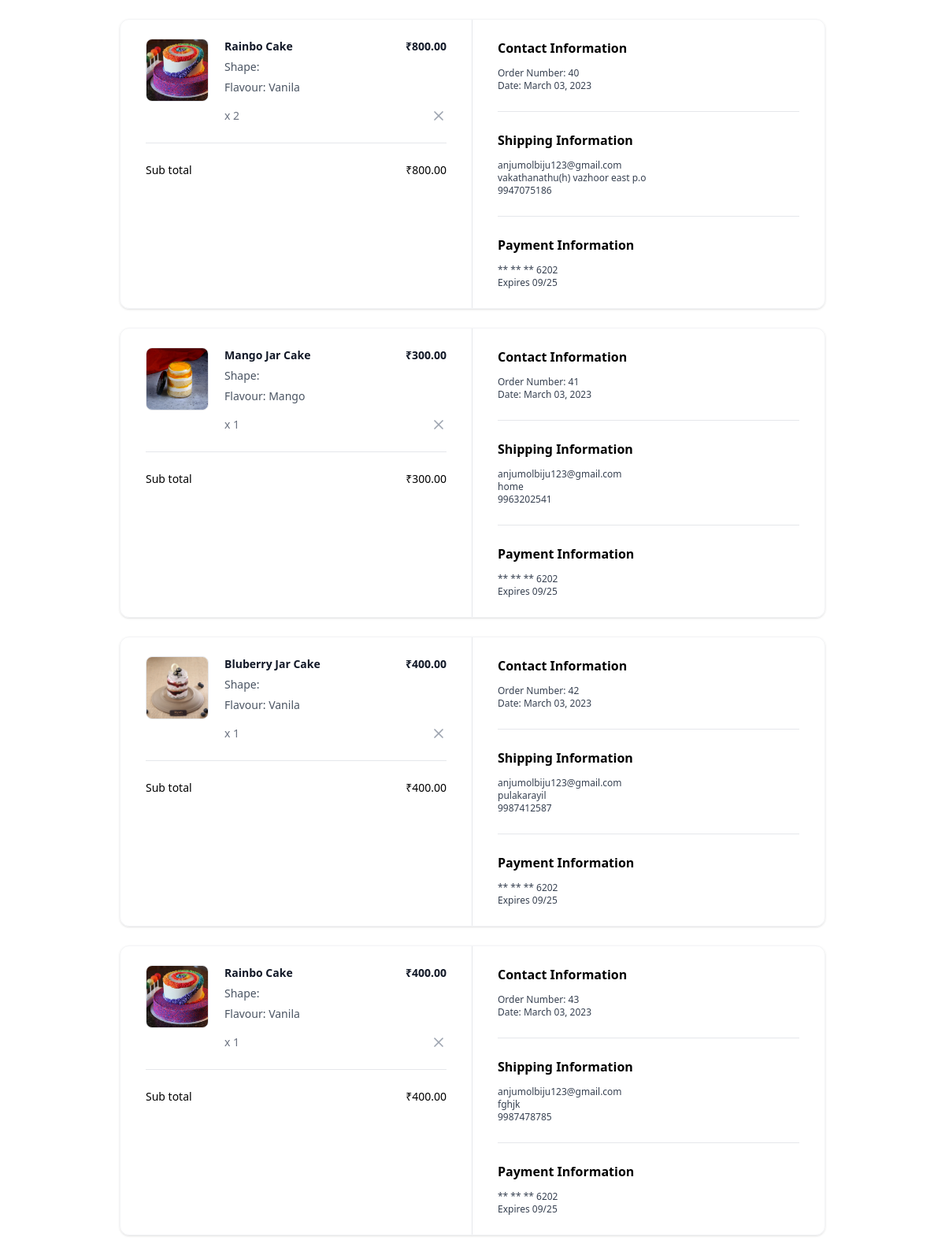
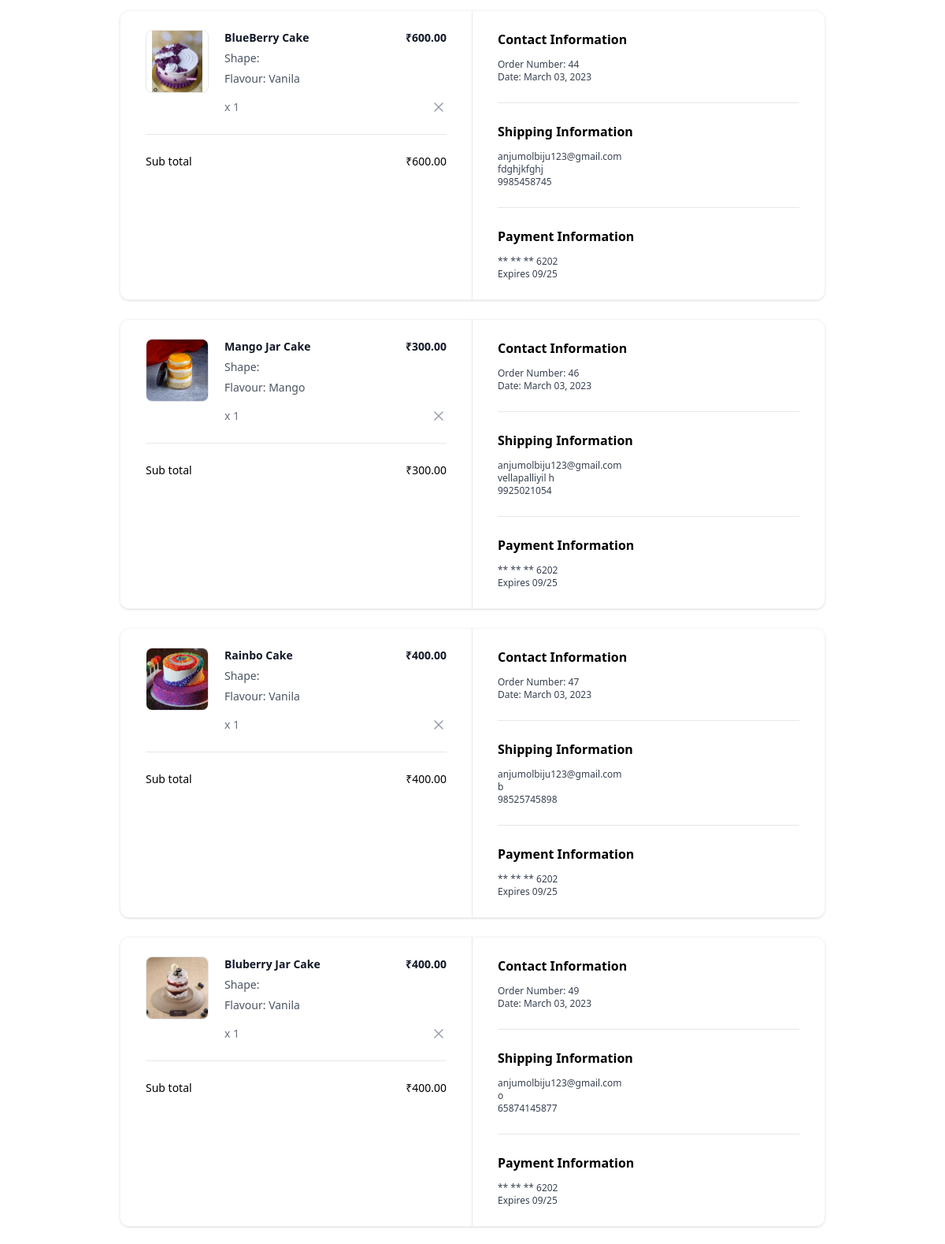
The app's page /orders/summary/ (signed in, upper part) with its own data (2 pictures, top to bottom).
### cakeshop/models.py (models this page shows, shortened)
class OrderItems(models.Model):
    order_object=models.ForeignKey(Order,on_delete=models.CASCADE,related_name="purchaseitems")
    basket_item_object=models.ForeignKey(BasketItem,on_delete=models.CASCADE)
    option=(
        ("order-placed","order-placed"),
        ("intransit","intransit"),
        ("dispatched","dispatched"),
        ("delivered","delivered"),
        ("cancelled","cancelled")
    )
    status=models.CharField(max_length=200,choices=option,default="order-placed")

class BasketItem(models.Model):
    cakevarient_object=models.ForeignKey(CakeVariant,on_delete=models.CASCADE)
    qty=models.PositiveIntegerField(default=1)
    basket_object=models.ForeignKey(Basket,on_delete=models.CASCADE,related_name="cartitem")
    created_date = models.DateTimeField(auto_now_add=True)
    updated_date = models.DateTimeField(auto_now=True)
    is_active = models.BooleanField(default=True)
    note=models.TextField(blank=True)
    occasion_object=models.ForeignKey(Occasion,on_delete=models.CASCADE,null=True)
    flavour_object=models.ForeignKey(Flavour,on_delete=models.CASCADE,null=True)
    is_order_placed=models.BooleanField(default=False)
    @property
    def item_total(self):
        return self.qty*self.cakevarient_object.price

class CakeVariant(models.Model):
    SHAPE_CHOICES = [
        ('Round', 'Round'),
        ('Square', 'Square'),
        ('Heart', 'Heart'),
        ('Custom', 'Custom'),
    ]
    WEIGHT_CHOICES = [
        (0.5, '0.5 kg'),
        (1, '1 kg'),
        (1.5, '1.5 kg'),
        (2,'2 kg'),
        (2.5,'2.5kg'),
        (3, '3 kg'),
        (4, '4 kg'),
        (5, '5 kg'),
    ]
    cake_object = models.ForeignKey(Cake, on_delete=models.CASCADE, related_name="cakeproduct")
    shape = models.CharField(max_length=10, choices=SHAPE_CHOICES, default='Round')
    weight_in_kg = models.DecimalField(max_digits=10, decimal_places=2, choices=WEIGHT_CHOICES, default=1)
    created_date = models.DateTimeField(auto_now_add=True)
    updated_date = models.DateTimeField(auto_now=True)
    is_active = models.BooleanField(default=True)
    price = models.DecimalField(max_digits=10, decimal_places=2, default=0)

class Cake(models.Model):
    title = models.CharField(max_length=200, unique=True)
    description = models.TextField(null=True)
    image = models.ImageField(upload_to="cake_product_images", default="default.jpg", null=True, blank=True)
    category_object = models.ForeignKey(Category, on_delete=models.CASCADE,related_name="cakecategory")
    occasion_object = models.ManyToManyField(Occasion)
    flavour_object = models.ManyToManyField(Flavour)
    created_date = models.DateTimeField(auto_now_add=True)
    updated_date = models.DateTimeField(auto_now=True)
    is_active = models.BooleanField(default=True)

class Flavour(models.Model):
    name = models.CharField(max_length=200, unique=True)
    created_date = models.DateTimeField(auto_now_add=True)
    updated_date = models.DateTimeField(auto_now=True)
    is_active = models.BooleanField(default=True)
    def __str__(self):
        return self.name

class Order(models.Model):
    user_object=models.ForeignKey(User,on_delete=models.CASCADE,related_name="purchase")
    delivery_address=models.CharField(max_length=200)
    phone=models.CharField(max_length=12)
    email=models.CharField(max_length=200,null=True)
    is_paid=models.BooleanField(default=False)
    total=models.PositiveIntegerField()
    order_id=models.CharField(max_length=200,null=True)
    options=(
        ("cod","cod"),
        ("online","online")
    )
    payment=models.CharField(max_length=200,choices=options,default="cod")
    option=(
        ("order-placed","order-placed"),
        ("intransit","intransit"),
        ("dispatched","dispatched"),
        ("delivered","delivered"),
        ("cancelled","cancelled")
    )
    status=models.CharField(max_length=200,choices=option,default="order-placed")
    @property
    def get_order_items(self):
        return self.purchaseitems.all()
    @property
    def get_order_total(self):
        purchase_items=self.get_order_items
        order_total=0
        if purchase_items:
            order_total=sum([pi.basket_item_object.item_total for pi in purchase_items])
        print("test print",order_total)
        return order_total

### cakeshop/views.py (the view)
# urls.py: path("orders/summary/",views.OrderSummaryView.as_view(),name="order-summary"),
class OrderSummaryView(View):
    def get(self,request,*args,**kwargs):
        qs=Order.objects.filter(user_object=request.user).exclude(status="cancelled")
        return render(request,"order_summary.html",{"data":qs})

### cakeshop/context_processors.py (called while the page is built)
def basket_count(request):
    if request.user.is_authenticated:
        count=request.user.cart.cart_item_count
        return {"cart_count":count}
    else:
        return {"cart_count":0}

### cakeshop/models.py (called while the page is built)
    @property
    def cart_items(self):
        return self.cartitem.filter(is_order_placed=False)

    @property
    def cart_item_count(self):
        return self.cart_items.count()

### cakeshop/templates/order_summary.html (shortened to what this page needs)
<!DOCTYPE html>
<html lang="en">
<head>
    <script src="https://cdn.tailwindcss.com"></script>
</head>
<body>
    {%for o in data%}
    {%if o.get_order_items%}
    <div class="mx-auto my-4 max-w-4xl md:my-6">
        <div class="overflow-hidden rounded-xl border border-gray-100 shadow">
          <div class="grid grid-cols-1 md:grid-cols-2">
            <div class="px-5 py-6 md:border-r md:border-r-gray-200 md:px-8">
              <div class="flow-root">
                <ul class="-my-7 divide-y divide-gray-200">
                    {%for oi in o.get_order_items%}
                    <li class="flex items-stretch justify-between space-x-5 py-7">
                        <div class="flex flex-1 items-stretch">
                          <div class="flex-shrink-0">
                            <img
                              class="h-20 w-20 rounded-lg border border-gray-200 object-contain"
                              src="{{oi.basket_item_object.cakevarient_object.cake_object.image.url}}"
                              alt="https://static.nike.com/a/images/c_limit,w_592,f_auto/t_product_v1/54a510de-a406-41b2-8d62-7f8c587c9a7e/air-force-1-07-lv8-shoes-9KwrSk.png"
                            />
                          </div>
                          <div class="ml-5 flex flex-col justify-between">
                            <div class="flex-1">
                              <p class="text-sm font-bold text-gray-900">
                                {{oi.basket_item_object.cakevarient_object.cake_object.title}}
                              </p>
                              <p class="mt-1.5 text-sm font-medium text-gray-600">
                                Shape: {{oi.basket_item_object.shape_object}}
                              </p>
                              <p class="mt-1.5 text-sm font-medium text-gray-600">
                                Flavour: {{oi.basket_item_object.flavour_object}}
                              </p>
                            </div>
                            <p class="mt-4 text-sm font-medium text-gray-500">x {{oi.basket_item_object.qty}}</p>
                          </div>
                        </div>
                        <div class="ml-auto flex flex-col items-end justify-between">
                          <p class="text-right text-sm font-bold text-gray-900">
                            ₹{{oi.basket_item_object.item_total}}
                          </p>
                          <a
                            href="{%url 'order-item-remove' oi.id%}"
                            type="button"
                            class="-m-2 inline-flex rounded p-2 text-gray-400 transition-all duration-200 hover:text-gray-900 focus:outline-none focus:ring-2 focus:ring-gray-900 focus:ring-offset-2"
                          >
                            <svg
                              xmlns="http://www.w3.org/2000/svg"
                              width="24"
                              height="24"
                              viewBox="0 0 24 24"
                              fill="none"
                              stroke="currentColor"
                              stroke-width="2"
                              stroke-linecap="round"
                              stroke-linejoin="round"
                              class="h-5 w-5"
                            >
                              <line x1="18" y1="6" x2="6" y2="18"></line>
                              <line x1="6" y1="6" x2="18" y2="18"></line>
                            </svg>
                        </a>
                        </div>
                      </li>
                    {%endfor%}
                </ul>
                <hr class="mt-6 border-gray-200" />
                <ul class="mt-6 space-y-3">
                  <li class="flex items-center justify-between">
                    <p class="text-sm font-medium">Sub total</p>
                    <p class="text-sm font-medium">₹{{o.get_order_total}}</p>
                  </li>
                </ul>
              </div>
            </div>
            <div class="px-5 py-6 md:px-8">
              <div class="flow-root">
                <div class="-my-6 divide-y divide-gray-200">
                  <div class="py-6">
                    <h2 class="text-base font-bold text-black">
                      Contact Information
                    </h2>
                    <p class="fontmedium mt-3 text-xs text-gray-700">
                      Order Number: {{o.id}}
                    </p>
                    <p class="text-xs font-medium text-gray-700">
                      Date: March 03, 2023
                    </p>
                  </div>
                  <div class="py-6">
                    <h2 class="mb-2 text-base font-bold text-black">
                      Shipping Information
                    </h2>
                    <p class="mt-3 text-xs font-medium text-gray-700">{{o.email}}</p>
                    <p class="text-xs font-medium text-gray-700">
                      {{o.delivery_address}}
                    </p>
                    <p class="text-xs font-medium text-gray-700">{{o.phone}}</p>
                  </div>
                  <div class="py-6">
                    <h2 class="text-base font-bold text-black">
                      Payment Information
                    </h2>
                    <p class="mt-3 text-xs font-medium text-gray-700">
                      ** ** ** 6202
                    </p>
                    <p class="text-xs font-medium text-gray-700">Expires 09/25</p>
                  </div>
                </div>
              </div>
            </div>
          </div>
        </div>
      </div>
    {%endif%}
    {%endfor%}

### records on screen
Order: get_order_total "800.00", id "40", email "anjumolbiju123@gmail.com", delivery_address "vakathanathu(h) vazhoor east p.o", phone "9947075186"
OrderItems: basket_item_object.cakevarient_object.cake_object.image (picture), basket_item_object.cakevarient_object.cake_object "Rainbo Cake", basket_item_object.flavour_object "Vanila", basket_item_object.qty "2", basket_item_object.item_total "800.00"
Order: get_order_total "300.00", id "41", email "anjumolbiju123@gmail.com", delivery_address "home", phone "9963202541"
OrderItems: basket_item_object.cakevarient_object.cake_object.image (picture), basket_item_object.cakevarient_object.cake_object "Mango Jar Cake", basket_item_object.flavour_object "Mango", basket_item_object.qty "1", basket_item_object.item_total "300.00"
Order: get_order_total "400.00", id "42", email "anjumolbiju123@gmail.com", delivery_address "pulakarayil", phone "9987412587"
OrderItems: basket_item_object.cakevarient_object.cake_object.image (picture), basket_item_object.cakevarient_object.cake_object "Bluberry Jar Cake", basket_item_object.flavour_object "Vanila", basket_item_object.qty "1", basket_item_object.item_total "400.00"
Order: get_order_total "400.00", id "43", email "anjumolbiju123@gmail.com", delivery_address "fghjk", phone "9987478785"
OrderItems: basket_item_object.cakevarient_object.cake_object.image (picture), basket_item_object.cakevarient_object.cake_object "Rainbo Cake", basket_item_object.flavour_object "Vanila", basket_item_object.qty "1", basket_item_object.item_total "400.00"
Order: get_order_total "600.00", id "44", email "anjumolbiju123@gmail.com", delivery_address "fdghjkfghj", phone "9985458745"
OrderItems: basket_item_object.cakevarient_object.cake_object.image (picture), basket_item_object.cakevarient_object.cake_object "BlueBerry Cake", basket_item_object.flavour_object "Vanila", basket_item_object.qty "1", basket_item_object.item_total "600.00"
Order: get_order_total "300.00", id "46", email "anjumolbiju123@gmail.com", delivery_address "vellapalliyil h", phone "9925021054"
OrderItems: basket_item_object.cakevarient_object.cake_object.image (picture), basket_item_object.cakevarient_object.cake_object "Mango Jar Cake", basket_item_object.flavour_object "Mango", basket_item_object.qty "1", basket_item_object.item_total "300.00"
Order: get_order_total "400.00", id "47", email "anjumolbiju123@gmail.com", delivery_address "b", phone "98525745898"
OrderItems: basket_item_object.cakevarient_object.cake_object.image (picture), basket_item_object.cakevarient_object.cake_object "Rainbo Cake", basket_item_object.flavour_object "Vanila", basket_item_object.qty "1", basket_item_object.item_total "400.00"
Order: get_order_total "400.00", id "49", email "anjumolbiju123@gmail.com", delivery_address "o", phone "65874145877"
OrderItems: basket_item_object.cakevarient_object.cake_object.image (picture), basket_item_object.cakevarient_object.cake_object "Bluberry Jar Cake", basket_item_object.flavour_object "Vanila", basket_item_object.qty "1", basket_item_object.item_total "400.00"
